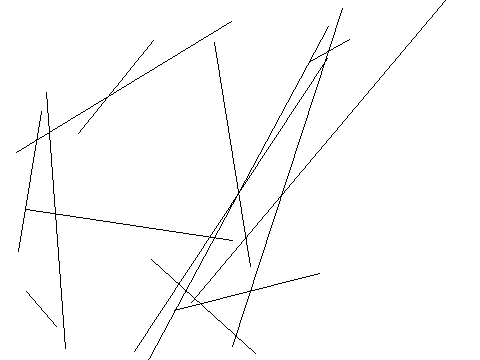

The Python source for this figure:
from PIL import Image, ImageDraw
image1 = Image.new('RGB', (480, 360), '#ffffff')
draw = ImageDraw.Draw(image1)
c=[397,280,134,15]
draw.ellipse(c,'#ffffff','#000000')
c=[321,324,257,213]
draw.ellipse(c,'#ffffff','#000000')
c=[317,449,172,89]
draw.ellipse(c,'#ffffff','#000000')
c=[51,389,116,216]
draw.ellipse(c,'#ffffff','#000000')
l=[214,42,250,266]
draw.line(l,'#000000')
l=[255,353,151,259]
draw.line(l,'#000000')
l=[232,240,26,209]
draw.line(l,'#000000')
l=[327,58,134,351]
draw.line(l,'#000000')
l=[46,92,65,348]
draw.line(l,'#000000')
l=[78,133,153,40]
draw.line(l,'#000000')
l=[56,326,26,291]
draw.line(l,'#000000')
l=[349,39,310,61]
draw.line(l,'#000000')
l=[18,251,41,111]
draw.line(l,'#000000')
l=[445,0,191,302]
draw.line(l,'#000000')
l=[231,21,16,152]
draw.line(l,'#000000')
l=[174,310,319,273]
draw.line(l,'#000000')
l=[232,346,342,8]
draw.line(l,'#000000')
l=[108,434,328,26]
draw.line(l,'#000000')
image1.save('Artist70.png')